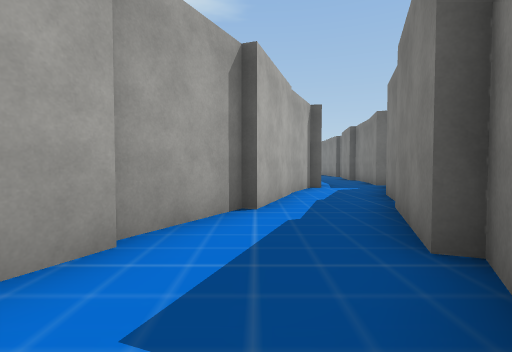
[1] (above)

22 first-person views from a walk through a Unity game level. The camera is 1.3 m above the floor, tilts 2° down and sees 85° across. The floor is counted in squares, 2 m on a side. Each view is taken from the middle of a square. On the plan, view 1 faces up. The plan holds only what a view shows up to about 9 squares ahead; the rest is blank. The place goes on beyond the plan. Some surface patterns are stand-ins.

[2]
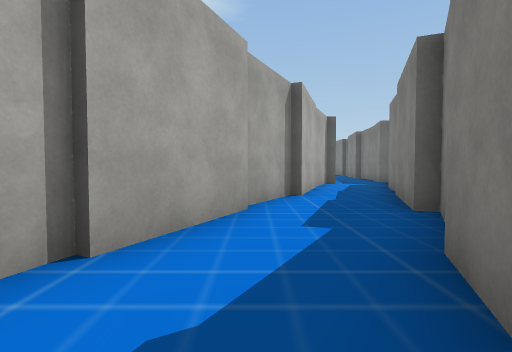

[3]
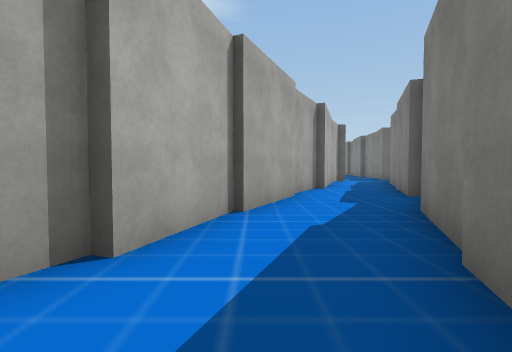

[4]
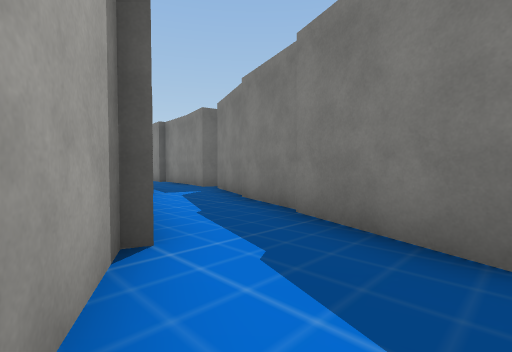

[5]
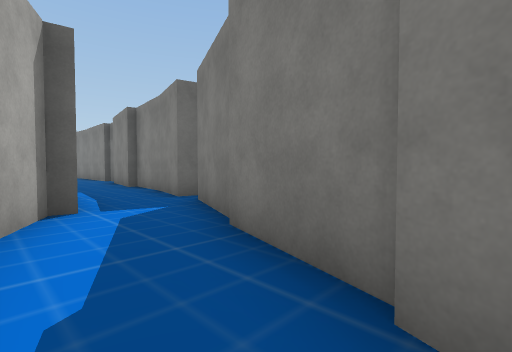

[6]
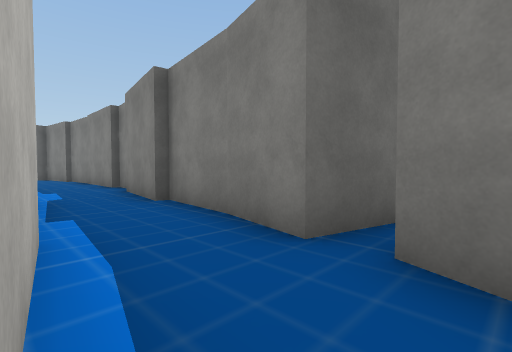

[7]
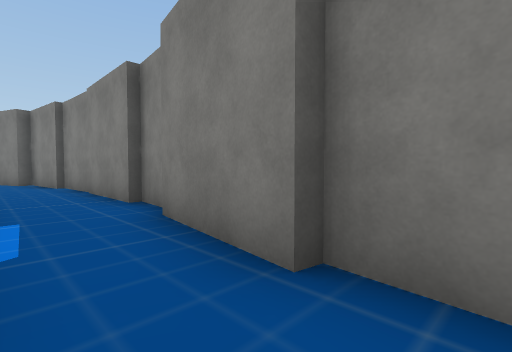

[8]
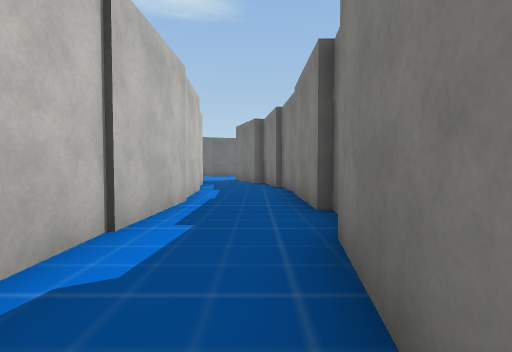

[9]
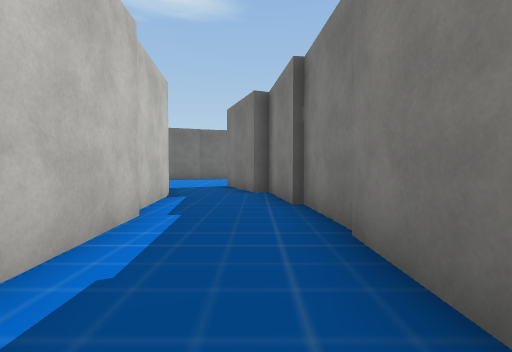

[10]
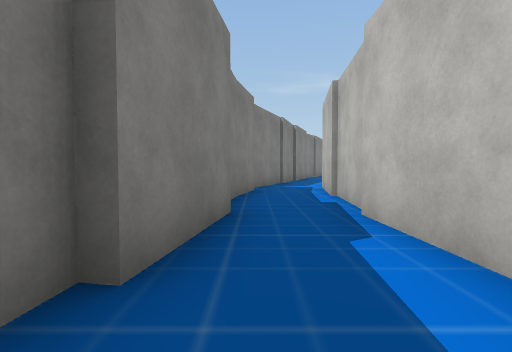

[11]
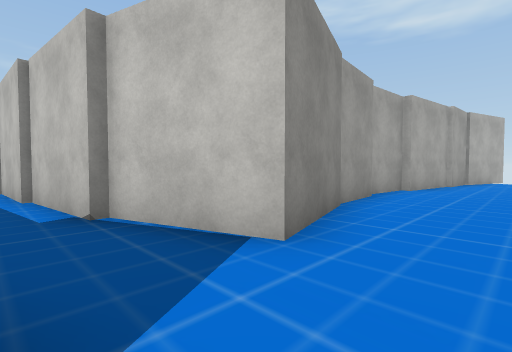

[12]
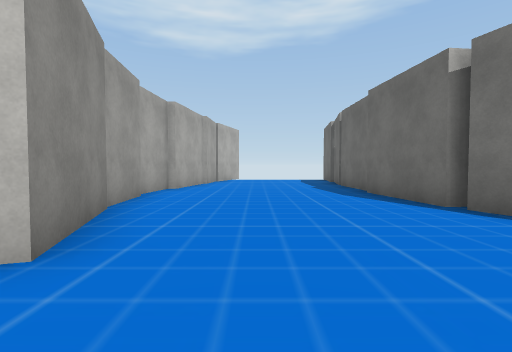

[13]
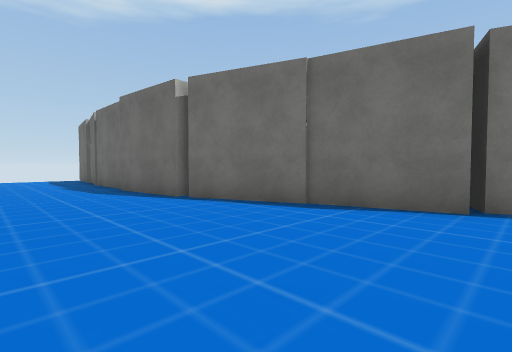

[14]
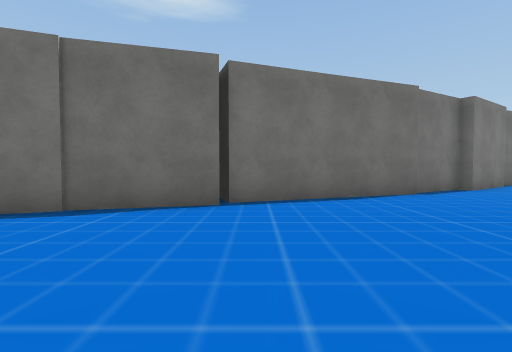

[15]
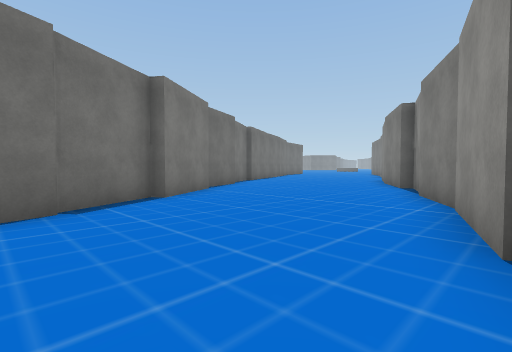

[16]
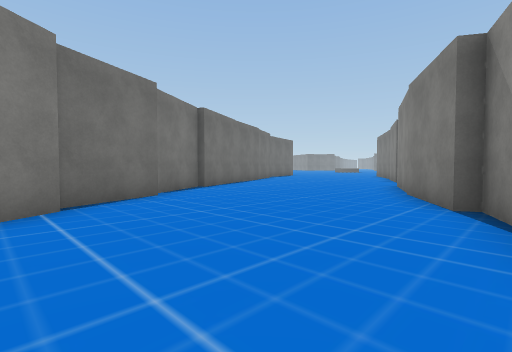

[17]
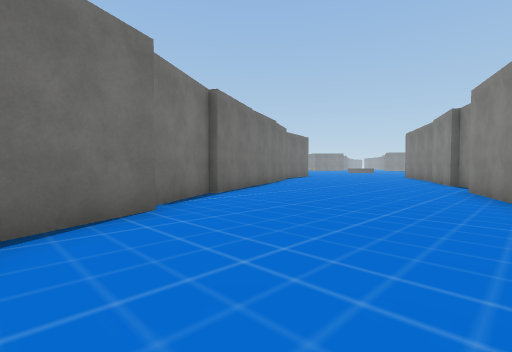

[18]
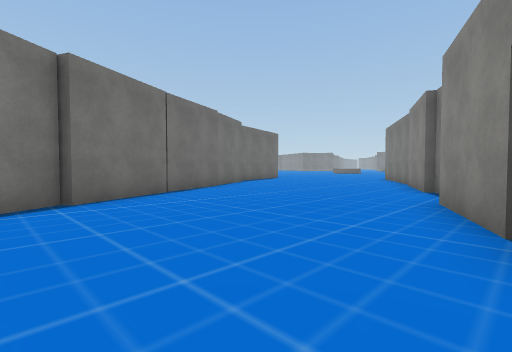

[19]
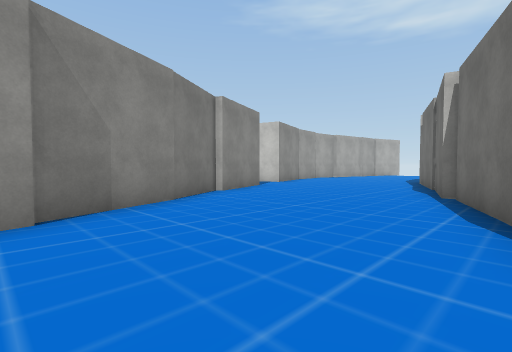

[20]
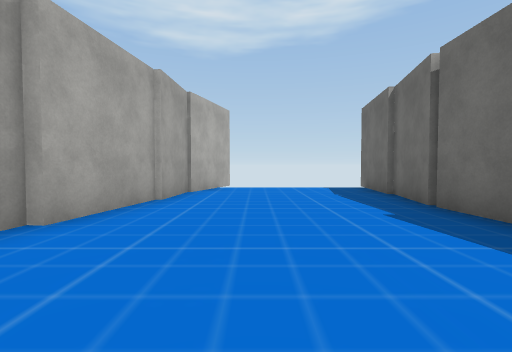

[21]
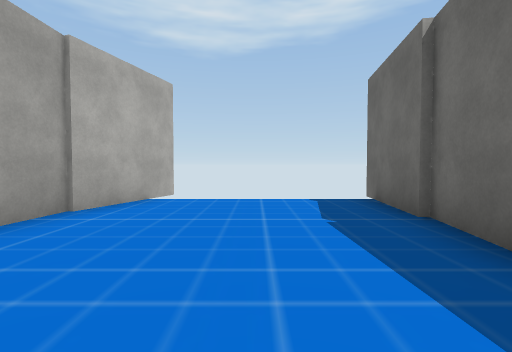

[22]
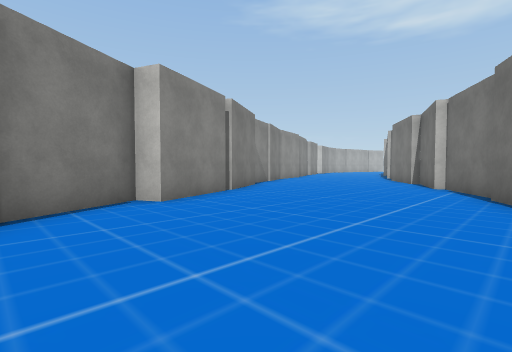

### Floor plan
Points are (right, up) in squares from view 1. A wall is a line through its corners. A room is listed if a view was taken in it or the views show most of it. See-through windows are left out.
Room 1 (views 1, 4, 5)
walls: (-1.1, 2.3) (-2.2, 0); (1.3, 2) (2.2, 4.3); (1.2, 1.2) (1.7, 2); (-0.2, 4.3) (-1.3, 2.3); (0.1, -0.8) (0.5, 0.1)
ways out: opening at (-1, -1) to room 2; opening at (1, 4)
Room 2 (view 2)
walls: (-2.3, 0.1) (-3, -2.1); (-0.3, -2) (0.1, -0.8); (-0.9, -2.8) (-0.6, -2.1)
ways out: opening at (-1, -1) to room 1; opening at (-2, -3) to room 3
Room 3 (view 3)
walls: (-3.1, -2) (-3.3, -2.5)
ways out: opening at (-2, -3) to room 2
Room 4 (view 6)
walls: (2, 8.4) (1.8, 8.5) (0.9, 6.6); (2.9, 6.1) (3.9, 8.8)
ways out: opening at (3, 8) to room 5; opening at (2, 6)
Room 5 (views 7, 8, 9, 10)
walls: (4.9, 15.4) (5.1, 17.2); (4.9, 17) (4.9, 21.9); (4.4, 13) (4.7, 15.5); (2.4, 12.8) (2.2, 10.9); (2.4, 20.7) (2.6, 13.2); (2.4, 11) (2, 8.4); (4.6, 21.7) (4.3, 24) (4, 23.9); (5.4, 9.1) (4.1, 9.4) (4.4, 11) (4.6, 13); (2, 23.3) (2.3, 20.7)
ways out: opening at (3, 8) to room 4; opening at (3, 24) to room 6
Room 6 (views 11, 12, 13, 14, 15, 16, 17, 18, 19, 20, 21, 22)
walls: (7.8, 33.6) (3.5, 31.9); (9.5, 29.1) (12, 29.8); (3.4, 31.7) (-1.5, 30.3); (5.5, 26.9) (7.3, 28) (9.6, 29); (12.2, 29.7) (14.1, 30.8); (3.7, 26.5) (5.4, 27.3); (11.9, 35.8) (9.8, 34.4) (9.6, 34.6) (7.8, 33.5); (4, 23.9) (3.1, 26); (14.8, 31.2) (16, 31.7); (-1.4, 30) (-4, 29.7); (15.8, 31.8) (18, 33.1); (14, 37) (11.8, 36.1); (-1.3, 24.7) (1.1, 25.5) (1.8, 23.2); (-4.3, 29.9) (-6.5, 29.9); (18.3, 33.2) (20.6, 34.2) (20.9, 33.6) (22.9, 34.7); (16, 38.6) (13.8, 37.2); (-3.2, 24.5) (-1.4, 24.6); (-6.6, 29.9) (-8.6, 30.2); (-5.1, 24.5) (-3.5, 24.3); (18, 39.3) (16.1, 38.4); (-7.4, 25.1) (-5, 24.7); (-8.6, 30.1) (-11, 30.4); (22.7, 35) (23.5, 35.4); (-9.1, 25.3) (-7.3, 25.2); (-11.4, 26.1) (-8.9, 25.4)
ways out: opening at (3, 24) to room 5; gap at (-11, 26)

Positions as (right, up) in squares from view 1, and headings:
1: (0, 0), facing up
2: (-1, -2), facing up
3: (-2, -4), facing up
4: (-1, 2), facing up-right
5: (1, 4), facing up-right
6: (2, 8), facing up-right
7: (3, 12), facing up-right
8: (4, 13), facing up
9: (4, 17), facing up
10: (4, 17), facing down
11: (3, 27), facing down-left
12: (3, 27), facing left
13: (4, 27), facing up-left
14: (4, 27), facing up
15: (7, 29), facing up-right
16: (11, 31), facing up-right
17: (12, 33), facing up-right
18: (15, 33), facing up-right
19: (10, 33), facing down-left
20: (-2, 27), facing left
21: (-5, 28), facing left
22: (23, 39), facing down-left
